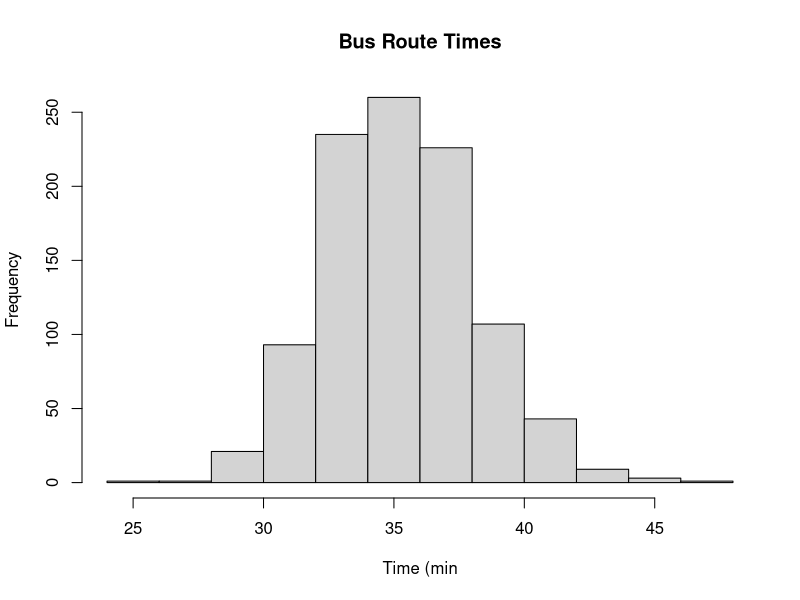

Generate this figure with R:
#####################################################
#
# Random Number Generation Part 2 AND For Loop
#
# Simple simulation study
#
#####################################################

# Want to do a samll simulation study of a bus route that has 
# three pick up stops and one drop off.
# The simulaiton must account for:
#    Time between stops
#    Number of riders getting on at each sotp
#    Time it takes each rider to get on.
#    Assume all riders get off at a fourth stop. 
#    How long to unload everyone

# Time between stops
T1 <- rgamma(1, 70, 10) # mean of 7
T2 <- rgamma(1, 60, 10) # mean of 6
T3 <- rgamma(1, 120, 10) # mean of 12

# Number of riders at each stop
R1 <- rpois(1,5)        # mean of 5
R2 <- rpois(1,9)        # mean of 9
R3 <- rpois(1,15)       # mean of 15

# Time it takes to load the riders
L1 <- rgamma(1, R1, 10) # mean of 7
L2 <- rgamma(1, R2, 10) # mean of 6
L3 <- rgamma(1, R3, 10) # mean of 12

# Unload time
U1 <- rgamma(1, R1+R2+R3, 4)

# Total time involved
T1 +  T2 + T3 + L1 + L2 + L3 + U1

# FOR LOOP

# Create a container
Time1 <- rep(0,1000)

# For loop
for(i in 1:1000)
{
  # Time between stops
  T1 <- rgamma(1, 70, 10) # mean of 7
  T2 <- rgamma(1, 60, 10) # mean of 6
  T3 <- rgamma(1, 120, 10) # mean of 12
  
  # Number of riders at each stop
  R1 <- rpois(1,5)        # mean of 5
  R2 <- rpois(1,9)        # mean of 9
  R3 <- rpois(1,15)       # mean of 15
  
  # Time it takes to load the riders
  L1 <- rgamma(1, R1, 10) # mean of 7
  L2 <- rgamma(1, R2, 10) # mean of 6
  L3 <- rgamma(1, R3, 10) # mean of 12
  
  # Unload time
  U1 <- rgamma(1, R1+R2+R3, 4)
  
  # Total time involved
  Time1[i] <- T1 +  T2 + T3 + L1 + L2 + L3 + U1
}

hist(Time1, xlab = 'Time (min', main = 'Bus Route Times')
mean(Time1)
quantile(Time1, c(0, 0.25, 0.5, 0.75, 1))